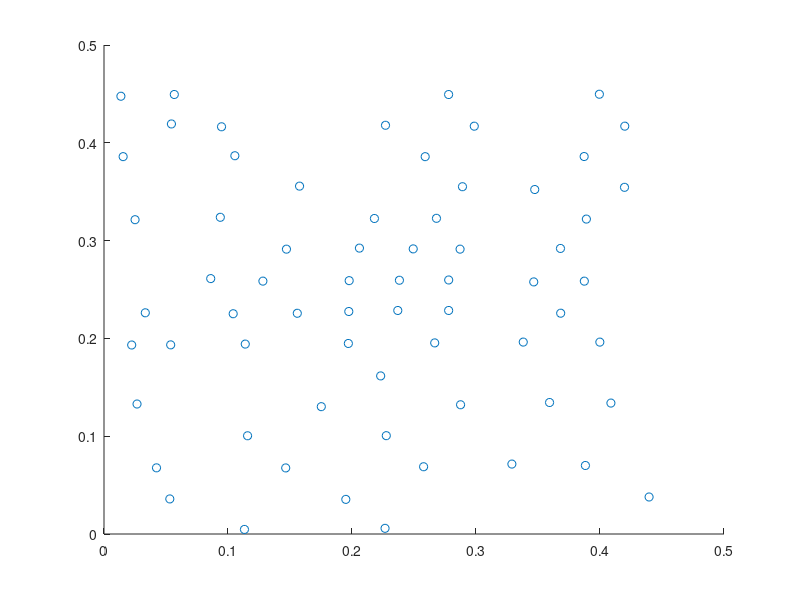

Reproduce this figure in MATLAB.
clear; clc;
% load('virsrcpos.dat')
% Stalon = virsrcpos(:,1);
% Stalat = virsrcpos(:,2);
Staloc = load("sta_virsrc.mat");
Stalon = Staloc.lon_sta';
Stalat = Staloc.lat_sta';
%%
file = load("Vs_inter_smooth.mat");
Vs_full = file.vs_inter;
lon = file.lon_sta;
lat = file.lat_sta;
mz = file.z;

Clat1 = min(lat); Clat2 = max(lat);
Xlon = min(lon); Ylat = min(lat);
lonunit = 2*pi*6359.752/360*cos((Clat1+Clat2)/2/180*pi)*1e3; % unit length of longitude                                    
latunit = 2*pi*6378.137/360*1e3; % unit length of latitude                        

nsta = length(Stalon);

staposx = zeros(nsta,1);
staposy = zeros(nsta,1);

staposx = (Stalon - Xlon)*lonunit;
staposy = (Stalat - Ylat)*latunit;
%% plot
scatter(staposx/1000,staposy/1000)

%% write
filename = 'virsrc.dat';
fileid = fopen(filename,'w');
for i = 1:nsta
	sta = [staposx(i); staposy(i)];
    fprintf(fileid,'%-f	%-f 4.5e3 0.0   1.0e+22   0.0 0.0 1.0\n',sta(1), sta(2));
end
fclose(fileid);

disp('haha');
